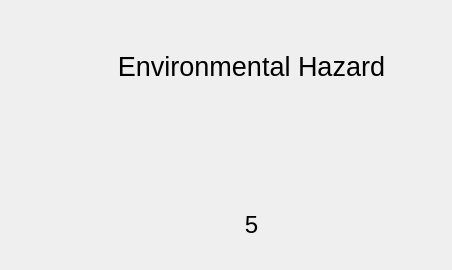
         <widget class="QWidget" name="hzd_6">
          <widget class="QWidget" name="verticalLayoutWidget_6">
           <property name="geometry">
            <rect>
             <x>60</x>
             <y>30</y>
             <width>383</width>
             <height>231</height>
            </rect>
           </property>
           <layout class="QVBoxLayout" name="verticalLayout_5">
            <item>
             <widget class="QLabel" name="sym_5_name_4">
              <property name="font">
               <font>
                <pointsize>20</pointsize>
               </font>
              </property>
              <property name="text">
               <string>Environmental Hazard</string>
              </property>
              <property name="alignment">
               <set>Qt::AlignCenter</set>
              </property>
             </widget>
            </item>
            <item>
             <layout class="QHBoxLayout" name="horizontalLayout_9">
              <item>
               <spacer name="horizontalSpacer_24">
                <property name="orientation">
                 <enum>Qt::Horizontal</enum>
                </property>
                <property name="sizeHint" stdset="0">
                 <size>
                  <width>40</width>
                  <height>20</height>
                 </size>
                </property>
               </spacer>
              </item>
              <item>
               <widget class="QLabel" name="sym_20">
                <property name="font">
                 <font>
                  <pointsize>20</pointsize>
                 </font>
                </property>
                <property name="text">
                 <string/>
                </property>
                <property name="pixmap">
                 <pixmap>images/coshhenvironment.jpg</pixmap>
                </property>
                <property name="scaledContents">
                 <bool>true</bool>
                </property>
                <property name="alignment">
                 <set>Qt::AlignCenter</set>
                </property>
               </widget>
              </item>
              <item>
               <spacer name="horizontalSpacer_25">
                <property name="orientation">
                 <enum>Qt::Horizontal</enum>
                </property>
                <property name="sizeHint" stdset="0">
                 <size>
                  <width>40</width>
                  <height>20</height>
                 </size>
                </property>
               </spacer>
              </item>
             </layout>
            </item>
            <item>
             <widget class="QLabel" name="sym_3_ans_6">
              <property name="font">
               <font>
                <pointsize>18</pointsize>
               </font>
              </property>
              <property name="text">
               <string>5</string>
              </property>
              <property name="alignment">
               <set>Qt::AlignCenter</set>
              </property>
             </widget>
            </item>
           </layout>
          </widget>
         </widget>
